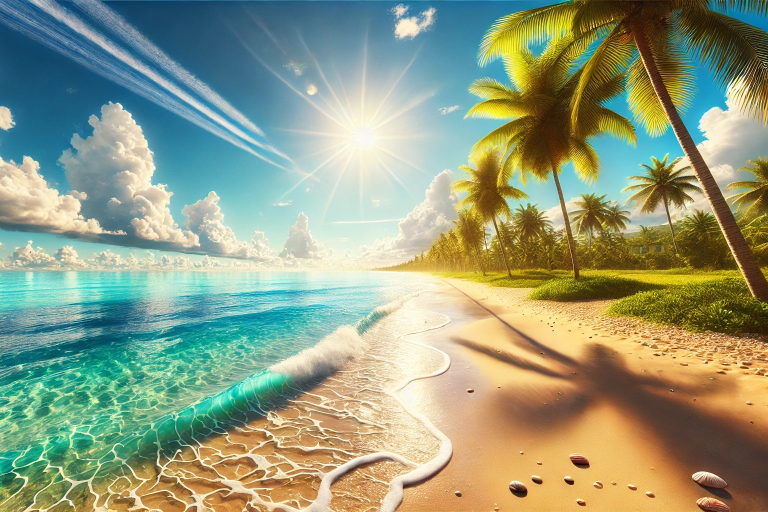
#> input picture photos/beach.jpg, 1536 x 1024 px, found by its file name (shown at 1/2 size); its folder holds only this picture in this run
$ python prepare_photos.py
#> lines starting #> are read from the running program, lines starting #| are printed output that depends on the picture
#> in get_image_data, image is the input picture: PIL image 1536x1024 RGB; mean R, G, B 145, 156.2, 127.4
import os
from PIL import Image
import numpy as np


# 6-color palette for GDEP073E01 Spectra E6 display
palette = [
    (0, 0, 0),       # Black
    (255, 255, 255), # White
    (255, 255, 0),   # Yellow
    (255, 0, 0),     # Red
    (0, 0, 255),     # Blue
    (0, 255, 0),     # Green
]


def resize_and_truncate(image, target_size=(800, 480)):
    """Resize the image to fit the target size and truncate symmetrically"""
#> called with target_size = (800, 480)
    # Calculate the aspect ratio
    aspect_ratio = image.width / image.height
#> aspect_ratio = 1.5
    target_aspect_ratio = target_size[0] / target_size[1]

    # Resize the image proportionally
    if aspect_ratio > target_aspect_ratio:
        # Resize by height and then truncate the width symmetrically
        resized_image = image.resize((int(target_size[1] * aspect_ratio), target_size[1]), Image.LANCZOS)
        left_margin = (resized_image.width - target_size[0]) // 2
        right_margin = (resized_image.width - target_size[0] + 1) // 2
        top_margin = 0
        bottom_margin = 0

    else:
        # Resize by width and then truncate the height symmetrically
        resized_image = image.resize((target_size[0], int(target_size[0] / aspect_ratio)), Image.LANCZOS)
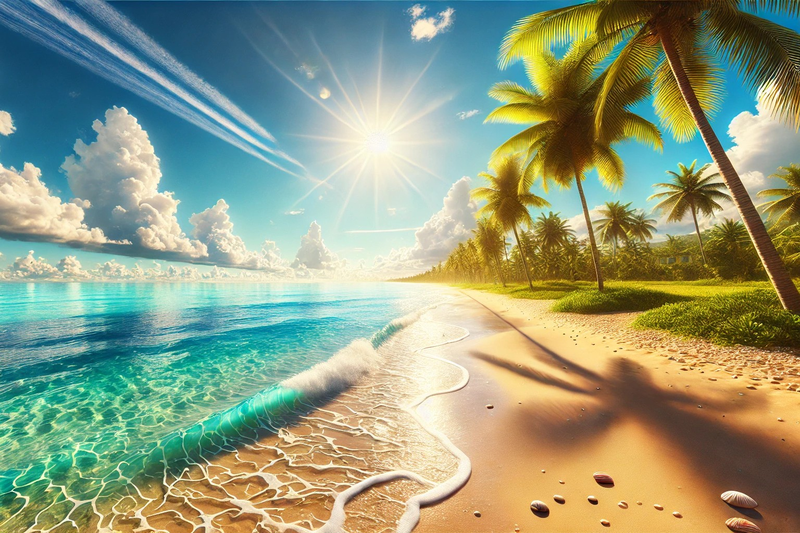
#> resized_image: PIL image 800x533 RGB; mean R, G, B 145, 156.2, 127.4
        left_margin = 0
        right_margin = 0
        top_margin = (resized_image.height - target_size[1]) // 2
#> top_margin = 26
        bottom_margin = (resized_image.height - target_size[1] + 1) // 2
#> bottom_margin = 27

    # Truncate symmetrically from both sides to fit the target size
    truncated_image = resized_image.crop((left_margin, top_margin, resized_image.width - right_margin, resized_image.height - bottom_margin))
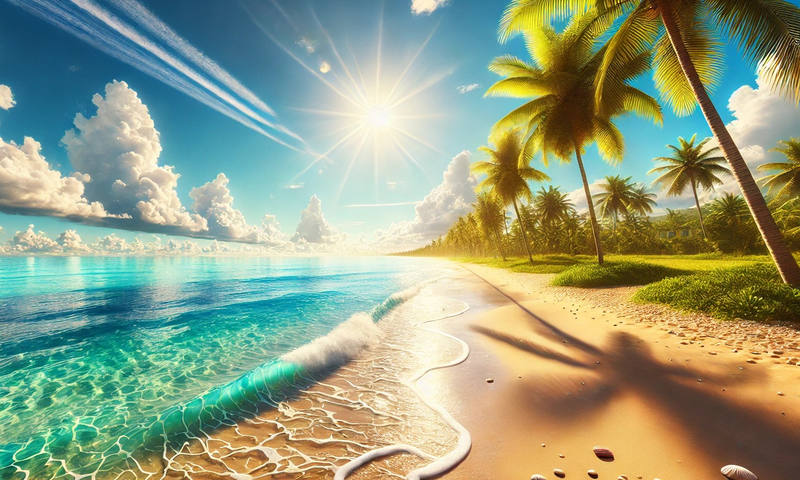
#> truncated_image: PIL image 800x480 RGB; mean R, G, B 146.7, 159.5, 130.5
    return truncated_image


def get_image_data(file):
    """Resize and convert an image to the 7-color palette and return the image data"""
    image = Image.open(file)
    # image = image.resize((800, 480))
    image = resize_and_truncate(image)
    palette_img = Image.new('P', (1, 1))
    palette_img.putpalette([col for p in palette for col in p] + [0] * (256 - len(palette)) * 3)
    # Convert the image to the custom palette
    image = image.convert('RGB').quantize(palette=palette_img)
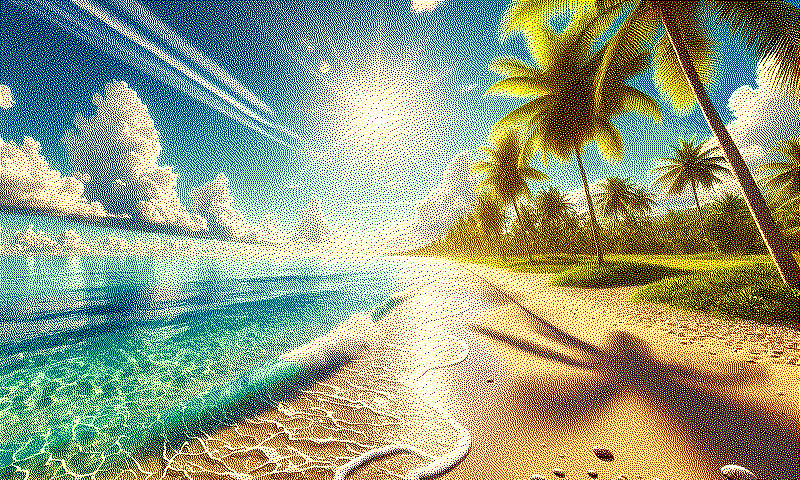
#> image: PIL image 800x480 P; mean R, G, B 147.6, 158.3, 129.4
    image_data = np.array(image)
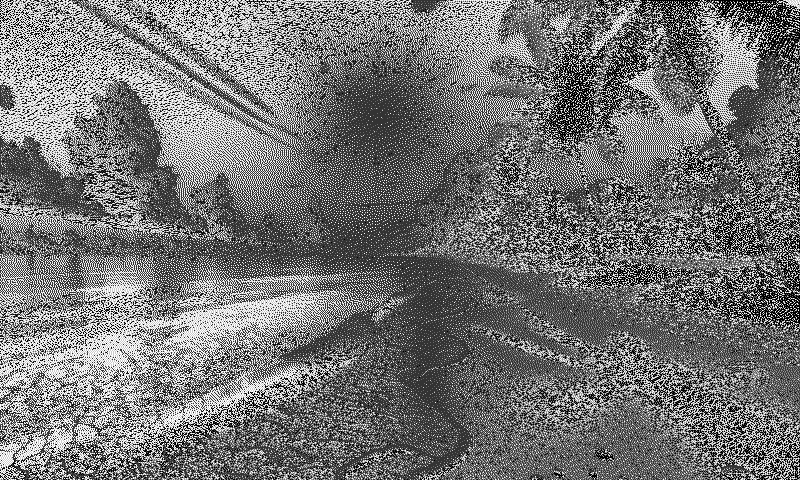
#> image_data: shape (480, 800); min 0, max 5, mean 2.28; drawn with min black and max white
    # Number 4 is not used in Spectra, blue and green are 5 and 6
    image_data = np.where(image_data < 4, image_data, image_data + 1)
    return image_data


if __name__ == "__main__":
    source_dir = "photos"
    dest_dir = "ready"
    for filename in os.listdir(source_dir):
        print(f"Processing {filename}")
        image_data = get_image_data(os.path.join(source_dir, filename))
        colors = image_data[:, 1::2] + 16 * image_data[:, ::2]
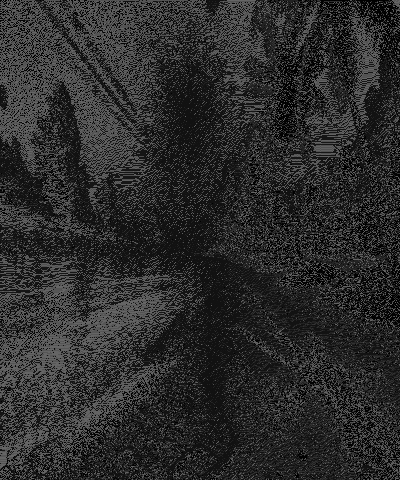
#> colors: shape (480, 400); min 0, max 102, mean 44
        byte_seq = colors.tobytes()
        dest_fullname = f'{dest_dir}/{filename.split(".")[0]}.bin'
        with open(dest_fullname, 'wb') as f:
            f.write(byte_seq)
